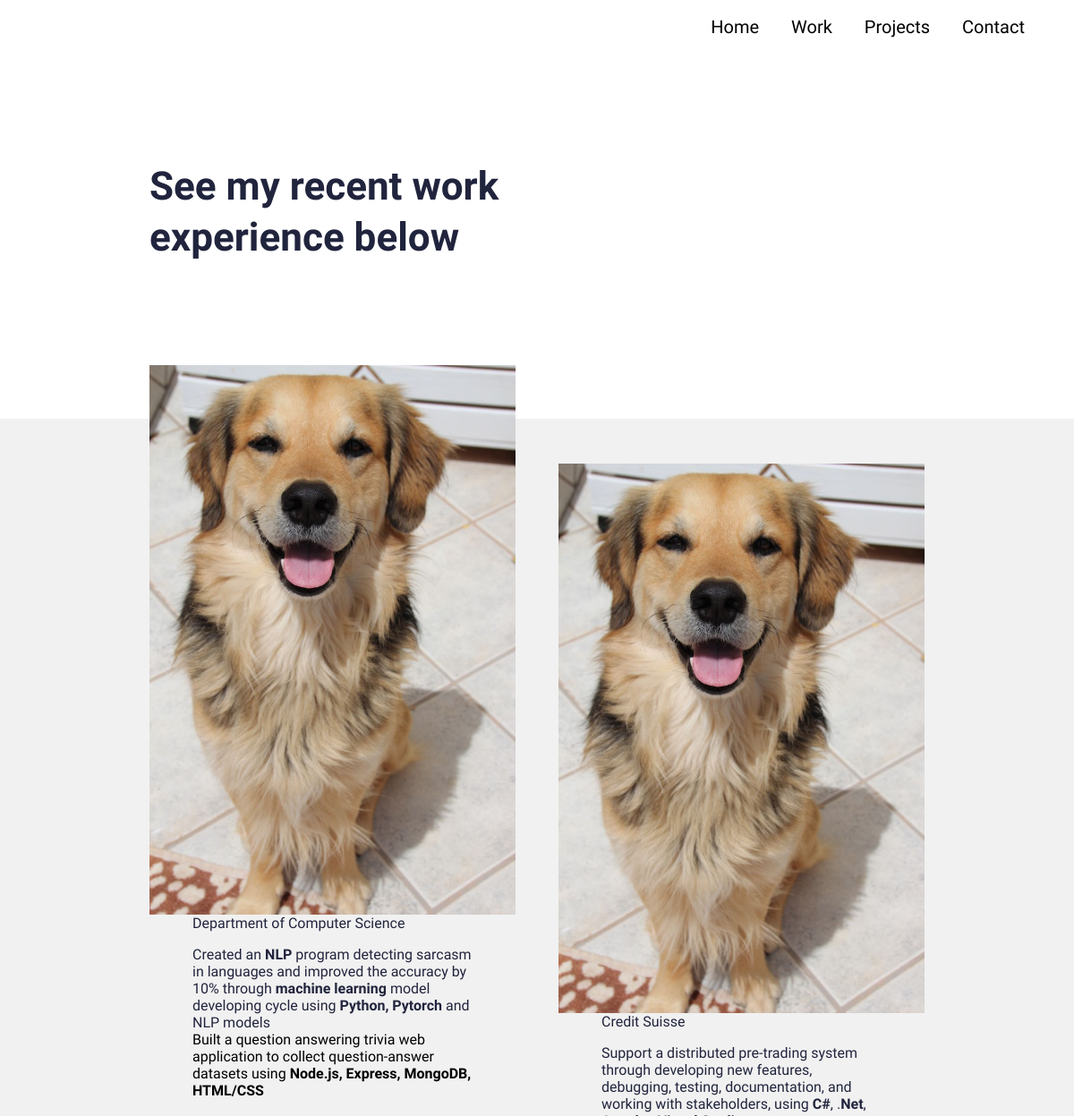
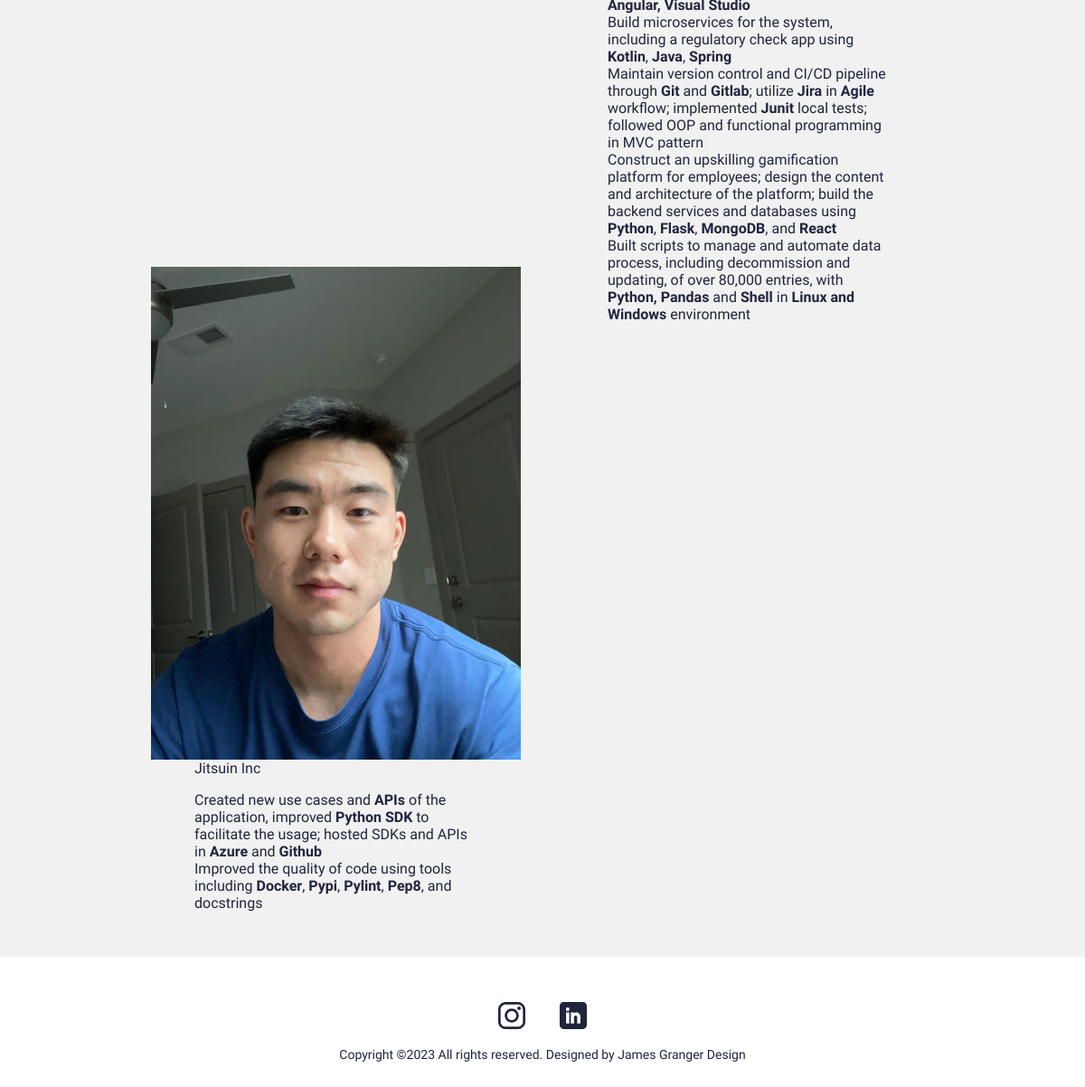
The page /portfolio/ on the database its author committed (2 pictures, top to bottom).
### main/models.py (models this page shows, shortened)
class Portfolio(models.Model):
    class Meta:
        verbose_name_plural = 'Portfolio Profiles'
        verbose_name = 'Portfolio'
        ordering = ["name"]
    date = models.DateTimeField(blank=True, null=True)
    name = models.CharField(max_length=200, blank=True, null=True)
    description = models.CharField(max_length=500, blank=True, null=True)
    body = RichTextField(blank=True, null=True)
    image = models.ImageField(blank=True, null=True, upload_to="portfolio")
    slug = models.SlugField(null=True, blank=True)
    is_active = models.BooleanField(default=True)

### main/views.py (the view)
# urls.py: path('portfolio/', views.PortfolioView.as_view(), name="portfolios"),
class PortfolioView(generic.ListView):
	model = Portfolio
	template_name = "main/portfolio.html"
	paginate_by = 10
	def get_queryset(self):
		return super().get_queryset().filter(is_active=True)

### resume_demo/context_processors.py (called while the page is built)
def project_context(request):
    context = {
        'me': User.objects.first(),
    }
    return context

### main/templates/main/portfolio.html (shortened to what this page needs)
{% extends 'main/base.html' %}
{% load static %}
{% block content %}
<section>
  <div class="innerPageBannerCol">
    <div class="container">
      <div class="row g-4 g-md-3  align-items-center">
        <div class="col-md-6">
          <div class="bannerContent">
            <h1 class="xlTitle pb-md-3">See my recent work experience below</h1>
          </div>
        </div>
      </div>
    </div>
  </div>
</section>
<section>
  <div class="lightBg">
    <div class="container">
      <div class="portfolioContentMain">
        <div class="row g-3 g-md-4 g-lg-5 portfolioRow">
          {% for obj in object_list %}
          <div class="col-md-6 pColMain">
            <div class="pCol">
              <a href="{% url 'main:portfolio' slug=obj.slug %}" >
              <img src="{{obj.image.url}}" alt="..." class="pImg">
              </a>
              <div class="container">
                <p>{{obj.description}}</p>
                {{obj.body|safe}}
              </div>
            </div>
          </div>
          {% endfor %}
        </div>
      </div>
    </div>
  </div>
</section>
{% endblock%}

### main/templates/main/base.html (shortened to what this page needs)
{% load static %}
<!doctype html>
<html lang="en">
  <head>
    <link href="{% static 'css/bootstrap.min.css' %}" rel="stylesheet">
    <link rel="stylesheet" href="https://unpkg.com/swiper@7.0.5/swiper-bundle.min.css">
    <link href="{% static 'css/style.css' %}" rel="stylesheet">
  </head>
  <body>
    {% include 'main/partials/nav.html' %}
    {% block content %}
    {% endblock %}
    {% include 'main/partials/footer.html' %}
  </body>
</html>

### main/templates/main/partials/nav.html (shortened to what this page needs)
{% load static %}
<header>
    <div class="headerCol">
    <div class="container-fluid">
        <div class="row align-items-center">
        <div class="col">
            <div class="navCollapseCol">
            <div class="navCol">
                <ul>
                <li><a href="{%url 'main:home'%}">Home</a></li>
                <li><a href="{%url 'main:portfolios' %}">Work</a></li>
                <li><a href="{% url 'main:blogs' %}">Projects</a></li>
                <li><a href="{%url 'main:contact'%}">Contact</a></li>
                </ul>
            </div>
            </div>
        </div>
        </div>
    </div>
    </div>
</header>

### main/templates/main/partials/footer.html
{% load static %}
<footer>
    <div class="footerCol">
        <div class="container">
        <ul class="socialCol">
            <li><a href="javascript:void(0)"><img src="{% static 'images/insta.svg' %}" alt="..."></a></li>
            <li><a href="https://www.linkedin.com/in/hongyul/"><img src="{% static 'images/linkedin.svg' %}" alt="..."></a></li>
            </ul>
            <div class="copyrightCol">
            <p>Copyright ©{% now 'Y' %} All rights reserved. Designed by <a href="https://jamesgrangerdesign.co.uk/" target="_blank">James Granger Design</a></p>
            </div>
        </div>
    </div>
</footer>

### static/css/style.css (style rules this page uses)
:root { --primaryColor: #9C07B6; --primaryDarkColor: #3D0048; --primaryHoverColor: #900AA8; --secondaryColor: #F9B000; --baseColor: #21243D; --baseFont: 'Heebo', sans-serif; --titleFont: 'Courier Prime', monospace; --regular: 400; --medium: 500; --bold: 700; --black: 900; --lightBg: #F1F1F1; }
html { scroll-behavior: smooth; }
body { font-family: var(--baseFont); color: var(--baseColor); line-height: normal; }
ul { margin: 0; padding: 0; list-style-type: none; }
img { max-width: 100%; }
a { color: inherit; }
a, .btn { -webkit-transition: all 300ms ease-in-out 0s; -o-transition: all 300ms ease-in-out 0s; transition: all 300ms ease-in-out 0s; text-decoration: none; }
.lightBg { background-color: var(--lightBg); }
.xlTitle { font-size: 44px; line-height: 1.3; font-weight: var(--bold); font-family: var(--titleFont) }
.headerCol { background-color: var(--bs-white); padding: 18px 0; -webkit-transition: all 300ms ease-in-out 0s; -o-transition: all 300ms ease-in-out 0s; transition: all 300ms ease-in-out 0s; position: fixed; z-index: 99; left: 0; right: 0; top: 0; }
.navCol { text-align: right; }
.navCol a { font-size: 20px; color: #000; font-weight: var(--medium); display: inline-block; position: relative; }
.navCol a::before { content: ""; position: absolute; left: 50%; right: 50%; bottom: 0; height: 2px; border-radius: 2px; background-color: var(--primaryColor); -webkit-transition: all 500ms ease-in-out 0s; -o-transition: all 500ms ease-in-out 0s; transition: all 500ms ease-in-out 0s; opacity: 0; }
.navCol li { display: inline-block; }
.navCol li + li { padding-left: 32px; }
.footerCol { padding: 50px 0; text-align: center; }
.socialCol li { display: inline-block; }
.socialCol li + li { padding-left: 35px; }
.socialCol img { max-width: 30px; max-height: 30px; -o-object-fit: contain; object-fit: contain; }
.copyrightCol { padding: 20px 0 0; font-size: 14px; }
.copyrightCol p { margin: 0; }
.innerPageBannerCol { padding: 180px 0 150px; }
.portfolioContentMain { position: relative; z-index: 1; padding: 50px 0 ; }
.pCol { height: 100%; }
.pImg { width: 100%; }
.portfolioRow .pColMain:nth-child(2n-1) .pCol { margin-top: -110px; }
@media (min-width:992px) { .container, .container-lg, .container-md, .container-sm, .container-xl, .container-xxl { max-width: 890px; } }
@media (min-width:992px) { .headerCol .container-fluid { padding-left: 30px; padding-right: 30px; } }
@media (min-width:1200px) { .headerCol .container-fluid { padding-left: 55px; padding-right: 55px; } }

### rows shown on the page
Portfolio: image (picture), description "Department of Computer Science", body "Created an NLP program detecting sarcasm in languages and improved the accuracy by 10% through machine learning model developing cycle using Python, Pytorch and NLP models Buil t a question answering trivia web application to collect question-answer datasets using Node.js, Express, MongoDB, HTML/CSS"
Portfolio: image (picture), description "Credit Suisse", body "Support a distributed pre-trading system through developing new features, debugging, testing, documentation, and working with stakeholders, using C# , . Net , Angular, Visual Studio Build microservices for the system, including a regulatory check app using Kotlin , Java , Spring Maintain version control and CI/CD pipeline through Git and Gitlab ; utilize Jira in Agile workflow; implemented Junit local tests; followed OOP and functional programming in MVC pattern Construct an upskilling gamification platform for employees; design the content and architecture of the platform; build the backend services and databases using Python , Flask , MongoDB , and React Built scripts to manage and…"
Portfolio: image (placeholder picture), description "Jitsuin Inc", body "Created new use cases and APIs of the application, improved Python SDK to facilitate the usage; hosted SDKs and APIs in Azure and Github Improved the quality of code using tools including Docker , Pypi , Pylint , Pep8 , and docstrings"
